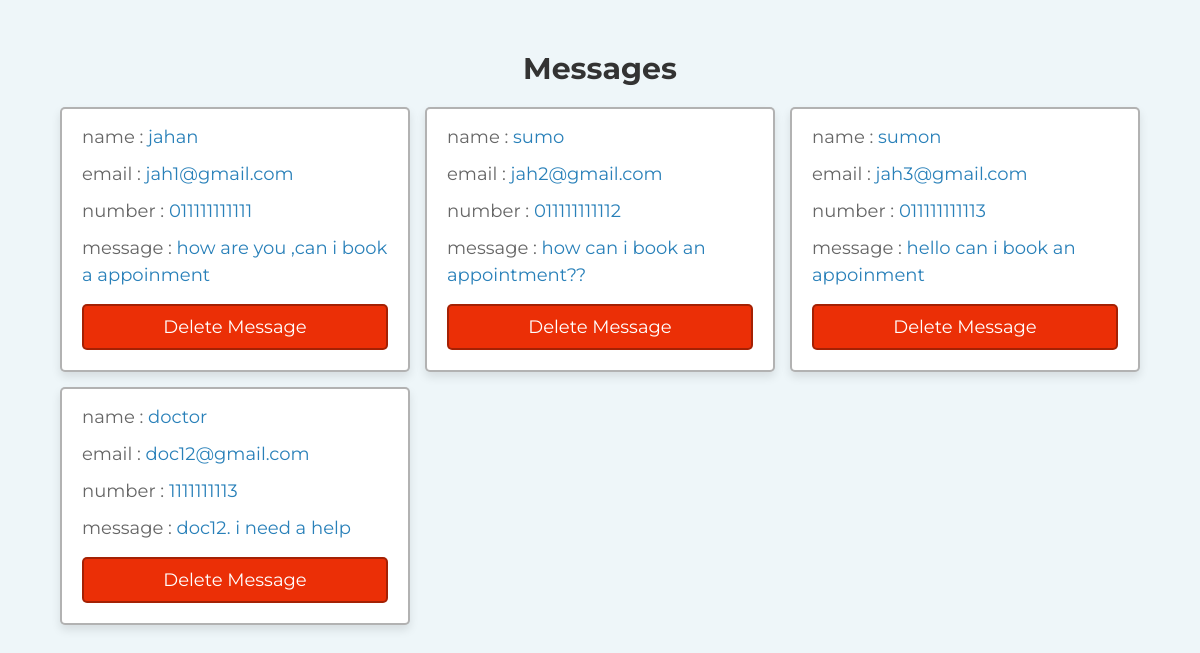
Page /main/admin/messages.php (signed in) on the committed database.
### tables this page shows
CREATE TABLE `messages` (
  `id` int(11) NOT NULL,
  `name` varchar(100) NOT NULL,
  `email` varchar(100) NOT NULL,
  `number` varchar(20) NOT NULL,
  `message` text NOT NULL,
  `created_at` timestamp NOT NULL DEFAULT current_timestamp(),
  `user_id` varchar(255) NOT NULL
);

### main/admin/messages.php (the view, shortened to what this page needs)
<?php
include '../components/connect.php';
?>
<!DOCTYPE html>
<html lang="en">
<head>
   <link rel="stylesheet" href="https://cdnjs.cloudflare.com/ajax/libs/font-awesome/6.2.0/css/all.min.css">
   <link rel="stylesheet" href="../css/admin_style.css">
</head>
<body>
<section class="grid">
   <h1 class="heading">messages</h1>
   <div class="box-container">
   <?php
         $select_messages = $conn->prepare("SELECT * FROM `messages`");
         $select_messages->execute();
      if($select_messages->rowCount() > 0){
         while($fetch_messages = $select_messages->fetch(PDO::FETCH_ASSOC)){
   ?>
   <div class="box">
      <p>name : <span><?= $fetch_messages['name']; ?></span></p>
      <p>email : <a href="mailto:<?= $fetch_messages['email']; ?>"><?= $fetch_messages['email']; ?></a></p>
      <p>number : <a href="tel:<?= $fetch_messages['number']; ?>"><?= $fetch_messages['number']; ?></a></p>
      <p>message : <span><?= $fetch_messages['message']; ?></span></p>
      <form action="" method="POST">
         <input type="submit" value="delete message" onclick="return confirm('delete this message?');" name="delete" class="delete-btn">
      </form>
   </div>
   <?php
      }
   }else{
      echo '<p class="empty">you have no messages!</p>';
   }
   ?>
   </div>
</section>
</body>
</html>

### main/css/admin_style.css (style rules this page uses)
:root { --main-color:#2980b9; --orange:#f39c12; --red:#eb2f06; --light-color:#666; --light-bg:#eee; --white:#fff; --black:#333; --box-shadow:0 .5rem 1rem rgba(0,0,0,0.1); --border:.2rem solid rgba(0,0,0,.3); }
* { font-family: 'Montserrat', sans-serif; margin: 0; padding: 0; box-sizing: border-box; outline: none; border: none; text-decoration: none; }
html { font-size: 62.5%; overflow-x: hidden; scroll-behavior: smooth; scroll-padding-top: 5rem; }
body { background-color: var(--light-bg); padding-left: 30rem; }
section { padding: 3rem 2rem; max-width: 1200px; margin: 0 auto; }
.heading { margin-bottom: 2rem; text-align: center; text-transform: capitalize; color: var(--black); font-size: 3rem; }
.inline-btn, .inline-option-btn, .inline-delete-btn, .btn, .delete-btn, .option-btn { cursor: pointer; padding: 1rem 2.5rem; font-size: 1.8rem; color: var(--white); text-align: center; text-transform: capitalize; margin-top: 1rem; border-radius: .5rem; border: var(--border); }
.btn, .delete-btn, .option-btn { display: block; width: 100%; }
.delete-btn { background-color: var(--red); }
.grid .box-container { display: grid; grid-template-columns: repeat(auto-fit, 35rem); align-items: flex-start; justify-content: center; gap: 1.5rem; }
.grid .box-container .box { border-radius: .5rem; padding: 2rem; padding-top: 1rem; background-color: var(--white); box-shadow: var(--box-shadow); border: var(--border); overflow-x: hidden; }
.grid .box-container .box p { line-height: 1.5; padding: .5rem 0; font-size: 1.8rem; color: var(--light-color); white-space: pre-line; text-overflow: ellipsis; overflow-x: hidden; }
.grid .box-container .box p a, .grid .box-container .box p span { color: var(--main-color); }
body { font-family: 'Segoe UI', Tahoma, Geneva, Verdana, sans-serif; background-color: #eef6f9; padding: 20px; margin: 0; }
input { width: 100%; padding: 10px; border-radius: 6px; border: 1px solid #ccc; }

### rows in the picture
messages: name "jahan", email "jah1@gmail.com", number "011111111111", message "how are you ,can i book a appoinment"
messages: name "sumo", email "jah2@gmail.com", number "011111111112", message "how can i book an appointment??"
messages: name "sumon", email "jah3@gmail.com", number "011111111113", message "hello can i book an appoinment"
messages: name "doctor", email "doc12@gmail.com", number "1111111113", message "doc12. i need a help"
